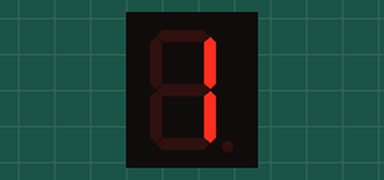
Bench run of a sketch on a simulated Arduino Uno, built with avr-gcc and run on an emulated ATmega328P. Parts: 1-digit seven-segment display. Wiring (inferred from the names in the program): 1-digit 7-segment display, segments lit when LOW: segments pin 7, pin 8, pin 4, pin 3, pin 2, pin 5, pin 6. The segment pins are drawn as the display they are named for.

Above: at 0.1 s.
At 1.1 s:
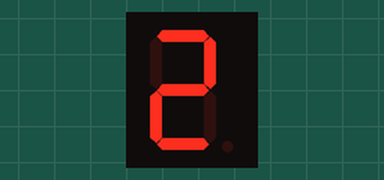
At 2.1 s:
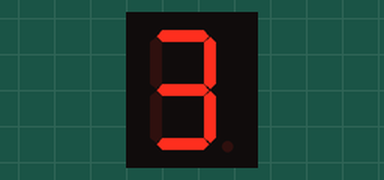
At 4.1 s:
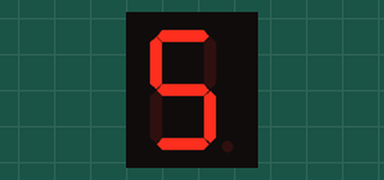
At 6.1 s:
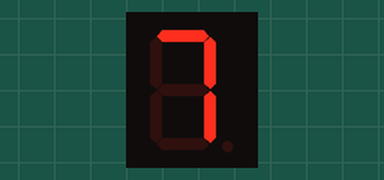
At 9.1 s:
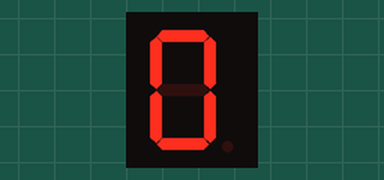

The sketch:

fourSegmentDisplay.ino
```cpp
//Declare pins being used by each segment with segment as variable
const int d = 3;
const int c = 4;
const int e = 2;
const int g = 6;
const int f = 5;
const int a = 7;
const int b = 8;

void setup() {
  // put your setup code here, to run once:
  pinMode(a, OUTPUT);
  pinMode(b, OUTPUT);
  pinMode(c, OUTPUT);
  pinMode(d, OUTPUT);
  pinMode(e, OUTPUT);
  pinMode(f, OUTPUT);
  pinMode(g, OUTPUT);
  turnAllOff();
}

void loop() {
  // put your main code here, to run repeatedly:
  one();
  delay(1000);
  turnAllOff();
  two();
  delay(1000);
  turnAllOff();
  three();
  delay(1000);
  turnAllOff();
  four();
  delay(1000);
  turnAllOff();
  five();
  delay(1000);
  turnAllOff();
  six();
  delay(1000);
  turnAllOff();
  seven();
  delay(1000);
  turnAllOff();
  eight();
  delay(1000);
  turnAllOff();
  nine();
  delay(1000);
  turnAllOff();
  zero();
  delay(1000);
  turnAllOff();
}

void turnAllOff(){
  digitalWrite(a, HIGH);
  digitalWrite(b, HIGH);
  digitalWrite(c, HIGH);
  digitalWrite(d, HIGH);
  digitalWrite(e, HIGH);
  digitalWrite(f, HIGH);
  digitalWrite(g, HIGH);
}

void one(){
  digitalWrite(b, LOW);
  digitalWrite(c, LOW);
}
void two(){
  digitalWrite(a, LOW);
  digitalWrite(b, LOW);
  digitalWrite(g, LOW);
  digitalWrite(e, LOW);
  digitalWrite(d, LOW);
}
void three(){
  digitalWrite(a, LOW);
  digitalWrite(b, LOW);
  digitalWrite(c, LOW);
  digitalWrite(d, LOW);
  digitalWrite(g, LOW);
}
void four(){
  digitalWrite(c, LOW);
  digitalWrite(b, LOW);
  digitalWrite(g, LOW);
  digitalWrite(f, LOW);
}
void five(){
  digitalWrite(a, LOW);
  digitalWrite(c, LOW);
  digitalWrite(d, LOW);
  digitalWrite(f, LOW);
  digitalWrite(g, LOW);
}
void six(){
  digitalWrite(a, LOW);
  digitalWrite(e, LOW);
  digitalWrite(c, LOW);
  digitalWrite(g, LOW);
  digitalWrite(d, LOW);
  digitalWrite(f, LOW);
}
void seven(){
  digitalWrite(c, LOW);
  digitalWrite(b, LOW);
  digitalWrite(a, LOW);
}
void eight(){
  digitalWrite(a, LOW);
  digitalWrite(b, LOW);
  digitalWrite(c, LOW);
  digitalWrite(d, LOW);
  digitalWrite(e, LOW);
  digitalWrite(f, LOW);
  digitalWrite(g, LOW);
}
void nine(){
  digitalWrite(a, LOW);
  digitalWrite(b, LOW);
  digitalWrite(c, LOW);
  digitalWrite(d, LOW);
  digitalWrite(f, LOW);
  digitalWrite(g, LOW);
}
void zero(){
  digitalWrite(a, LOW);
  digitalWrite(b, LOW);
  digitalWrite(c, LOW);
  digitalWrite(d, LOW);
  digitalWrite(e, LOW);
  digitalWrite(f, LOW);
}
```

Measured:
- by itself, everything shown: repeats every 10.0 s, in 11 steps
- what the display in image 1 shows lasts 1.0 s, from 1.0 s to 2.0 s
